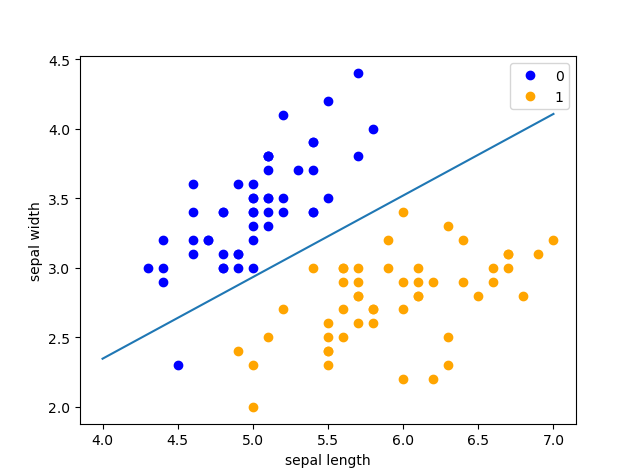

Reproduce this figure in Python.
#Author:XYZ
#Date:2020-09-24
import pandas as pd
import numpy as np
from sklearn.datasets import load_iris
import matplotlib.pyplot as plt
from sklearn.linear_model import Perceptron

def load_data():
    iris = load_iris()
    df = pd.DataFrame(iris.data, columns=iris.feature_names)
    df['label'] = iris.target
    df.columns = ['sepal length', 'sepal width', 'petal length', 'petal width', 'label']
    # print(df)
    data = np.array(df.iloc[:100, [0, 1, -1]])
    return data


def main():
    data= load_data()
    X, y = data[:,:-1], data[:,-1]
    y = np.array([1 if i == 1 else -1 for i in y])

    clf = Perceptron(fit_intercept=False,max_iter=1000,tol=None, shuffle=False)
    clf.fit(X, y)
    print(clf.coef_, clf.intercept_)

    x_ponits = np.arange(4, 8)
    y_ = -(clf.coef_[0][0]*x_ponits + clf.intercept_)/clf.coef_[0][1]
    plt.plot(x_ponits, y_)

    plt.plot(data[:50, 0], data[:50, 1], 'bo', color='blue', label='0')
    plt.plot(data[50:100, 0], data[50:100, 1], 'bo', color='orange', label='1')
    plt.xlabel('sepal length')
    plt.ylabel('sepal width')
    plt.legend()





    plt.show()


if __name__ == '__main__':
    main()
